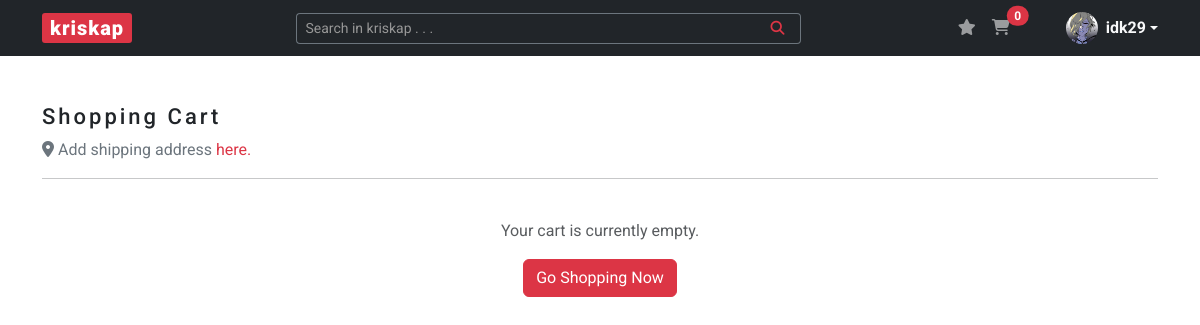
Before: /cart (signed in) with the older database file.
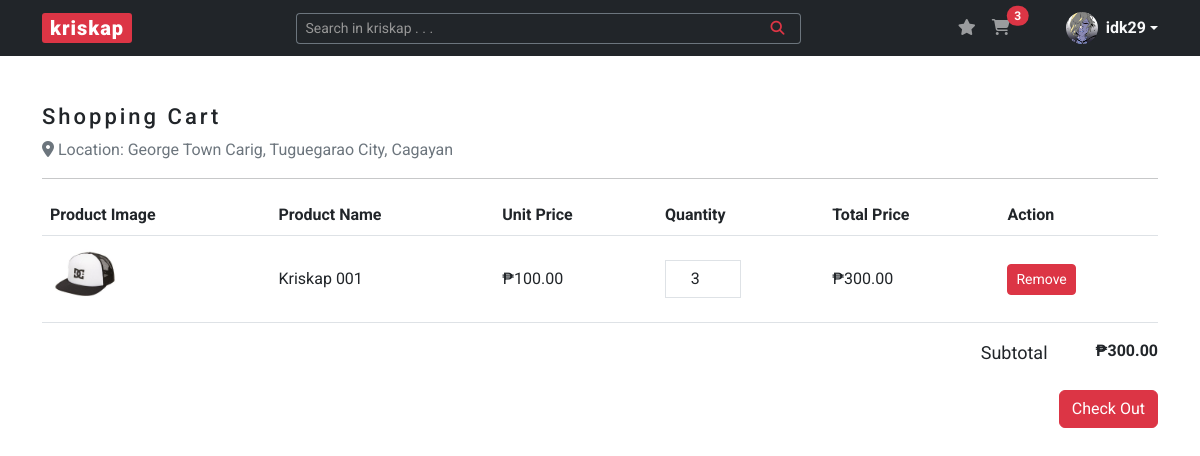
After: the same page with the newer database file.
### kriskap/models.py (models this page shows)
class Address(db.Model):
    __tablename__ = "addresses"
    id = db.Column(db.Integer, primary_key=True)
    buyer_id = db.Column(db.Integer, db.ForeignKey("users.id"))
    buyer = relationship("User", back_populates="addresses")
    default = db.Column(db.String(50), nullable=False, default="not_default")
    house = db.Column(db.String(250), nullable=False)
    province = db.Column(db.String(250), nullable=False)
    city = db.Column(db.String(250), nullable=False)
    barangay = db.Column(db.String(250), nullable=False)

class Cart(db.Model):
    __tablename__ = "carts"
    id = db.Column(db.Integer, primary_key=True)
    buyer_id = db.Column(db.Integer, db.ForeignKey("users.id"))
    buyer = relationship("User", back_populates="carts")
    product_id = db.Column(db.Integer, db.ForeignKey("products.id"))
    parent_product = relationship("Product", back_populates="carts")
    quantity = db.Column(db.Integer, nullable=True, default=0)

class Product(db.Model):
    __tablename__ = "products"
    id = db.Column(db.Integer, primary_key=True)
    stripe_price = db.Column(db.String(60), unique=True, nullable=False)
    name = db.Column(db.String(60), unique=True, nullable=False)
    stock = db.Column(db.Integer, nullable=False)
    price = db.Column(db.Integer, nullable=False)
    image_file = db.Column(db.String(250), nullable=False)
    carts = relationship("Cart", back_populates="parent_product")
    wishlists = relationship("Wishlist", back_populates="parent_product")
    orders = relationship("Order", back_populates="parent_product")

### kriskap/carts/routes.py (the view)
@carts.route("/cart")
@login_required
def cart():
    carts = Cart.query.filter_by(buyer_id=current_user.id).all()
    return render_template("cart.html", title="Cart", carts=carts)

### kriskap/models.py (called while the page is built)
@login_manager.user_loader
def load_user(user_id):
    return User.query.get(int(user_id))

### kriskap/templates/cart.html (shortened to what the changed rows need)
{% extends "base.html" %}
{% block content %}
    <section id="section-cart" class="content-section">
        <div class="row justify-content-center">
            <div class="col-lg-12">
                <h3>Shopping Cart</h3>
                {% if current_user.addresses %}
                    {% for address in current_user.addresses %}
                        {% if address.default == "default" %}
                            <p class="text-secondary"><i class="fa-solid fa-location-dot"></i> Location: {{ address.house + ' ' + address.barangay + ', ' + address.city + ', ' + address.province }}</p>
                        {% endif %}
                    {% endfor %}
                {% else %}
                    <p class="text-secondary"><i class="fa-solid fa-location-dot"></i> Add shipping address <a href="{{ url_for('addresses.address') }}" class="text-danger">here.</a></p>
                {% endif %}
                <hr>
                {% if current_user.carts %}
                <table class="table">
                    <thead>
                        <tr>
                        <th scope="col" id="sample">Product Image</th>
                        <th scope="col">Product Name</th>
                        <th scope="col">Unit Price</th>
                        <th scope="col">Quantity</th>
                        <th scope="col">Total Price</th>
                        <th scope="col">Action</th>
                        </tr>
                    </thead>
                    <tbody>
                        {% for cart in carts %}
                            <tr class="align-middle">
                                <td><img width="70px" src="{{ url_for('static', filename='img/product_pics/' + cart.parent_product.image_file) }}" alt="Image Preview" class="image_view"></td>
                                <td>{{ cart.parent_product.name }}</td>
                                <td>{{ "₱{:,.2f}".format(cart.parent_product.price) }}</td>
                                <td class="td-input-quantity">
                                    <input onkeypress="return (event.charCode !=8 && event.charCode == 0 || (event.charCode >= 48 && event.charCode <= 57))" min="1" type="number" id="quantityChange{{ cart.id }}" cart_id = "{{ cart.id }}" value="{{ cart.quantity }}" class="quantityChange form-control text-center rounded-0 w-50">
                                </td>
                                <td id="cartNumber{{ cart.id }}" class="total-price">
                                    {{ "₱{:,.2f}".format(cart.parent_product.price * cart.quantity) }}
                                </td>
                                <td><a class="btn btn-danger btn-sm" href="{{ url_for('carts.remove_cart', cart_id=cart.id) }}" class="text-danger">Remove</a></td>
                            </tr>
                        {% endfor %}
                    </tbody>
                </table>
                {% endif %}
            </div>
            {% if current_user.carts %}
            <div class="col-lg-12">
                <div class="cart-subtotal d-flex justify-content-end mb-4">
                    <span class="cart-subtotal-title">Subtotal</span>
                    <span id="cart_subtotal" class="cart-subtotal-price ms-5">
                        {% set subtotal = [] %}
                        {{ "₱{:,.2f}".format(subtotal | sum) }}
                    </span>
                </div>
                <div class="mb-3 text-end">
                    {% if current_user.addresses %}
                        {% for address in current_user.addresses %}
                            {% if address.default == "default" %}
                                <form action="{{ url_for('checkout.create_checkout_session') }}" method="POST">
                                    <button type="submit" id="checkout-button" class="btn btn-danger">Check Out</button>
                                </form>
                            {% endif %}
                        {% endfor %}
                    {% else %}
                        <a href="{{ url_for('addresses.address') }}" class="btn btn-danger">Go to Address <i class="fa-solid fa-arrow-right"></i></a>
                    {% endif %}
                </div>
            </div>
            {% else %}
            <div class="text-center mt-4">
                <p class="text-muted">Your cart is currently empty.</p>
                <a href="{{ url_for('main.home') }}" class="btn btn-danger">Go Shopping Now</a>
            </div>
             {% endif %}
        </div>
    </section>
{% endblock %}

### kriskap/templates/base.html (shortened to what this page needs)
<!DOCTYPE html>
<html lang="en">
<head>
    <link rel="stylesheet" href="https://cdn.jsdelivr.net/npm/bootstrap@5.3.0-alpha1/dist/css/bootstrap.min.css">
    <link rel="stylesheet" href="{{ url_for('static', filename='css/styles.css') }}">
</head>
<body>
    <header>
        <nav class="navbar navbar-expand-lg navbar-dark bg-dark">
            <div class="container">
                <a class="navbar-brand px-2 py-0" href="{{ url_for('main.home') }}">kriskap</a>
                <div class="collapse navbar-collapse" id="navbarSupportedContent">
                    <form method="POST" action="{{ url_for('products.search_product') }}" class="d-flex ms-auto form-search w-50" role="search">
                        <div class="input-group input-group-sm">
                            <input name="search-product" type="text" class="form-control text-bg-dark border-secondary border-end-0" placeholder="Search in kriskap . . ." aria-label="Search in kriskap . . ." aria-describedby="button-addon">
                            <button class="btn btn-outline-danger border-start-0 border-secondary" type="submit" id="button-addon"><i class="fa-solid fa-magnifying-glass px-2"></i></button>
                        </div>
                    </form>
                    <ul class="navbar-nav ms-auto mb-2 mb-lg-0 notification-cart">
                        <li class="nav-item">
                            <a href="{{ url_for('wishlists.wishlist') }}" class="nav-link d-inline-block">
                                <i class="fa-solid fa-star"></i>
                            </a>
                        </li>
                        <li class="nav-item me-5">
                            <a href="{{ url_for('carts.cart') }}" class="nav-link position-relative d-inline-block">
                                <i class="fa-solid fa-cart-shopping"></i>
                                {% if current_user.is_authenticated %}
                                    <span id="cartTotal" class="position-absolute start-100 translate-middle badge rounded-pill bg-danger">
                                        {% set items = [] %}
                                        {{ items | sum }}
                                    </span>
                                {% endif %}
                            </a>
                        </li>
                        {% if current_user.is_authenticated %}
                        <li class="dropdown d-flex align-items-center">
                            <a href="#" class="d-flex align-items-center text-light text-decoration-none dropdown-toggle" data-bs-toggle="dropdown" aria-expanded="false">
                                <img src="{{ url_for('static', filename='img/profile_pics/' + current_user.image_file) }}" alt="" width="32" height="32" class="rounded-circle me-2">
                                <strong>{{ current_user.username }}</strong>
                            </a>
                        </li>
                        {% endif %}
                    </ul>
                </div>
            </div>
        </nav>
    </header>
    <main class="container mt-5">
        {% block content %} {% endblock %}
    </main>
</body>
</html>

Changed rows visible on the page:
added Address: house+barangay+city "George Town Carig, Tuguegarao City, Cagayan"
added Cart: image_file (picture), parent_product.name "Kriskap 001", quantity "3"
now on this page (row edited): Product: parent_product.price "₱100.00", cart.parent_product.price*cart.quantity "₱300.00"
Other visible differences:
{{ items | sum }}: "0" → "3"
{{ "₱{:,.2f}".format(subtotal | sum) }}: (not shown) → "₱300.00"
text no longer shown: "Add shipping address here. Your cart is currently empty. Go Shopping Now"
text now shown: "Product Image Product Name Unit Price Quantity Total Price Action Subtotal"
